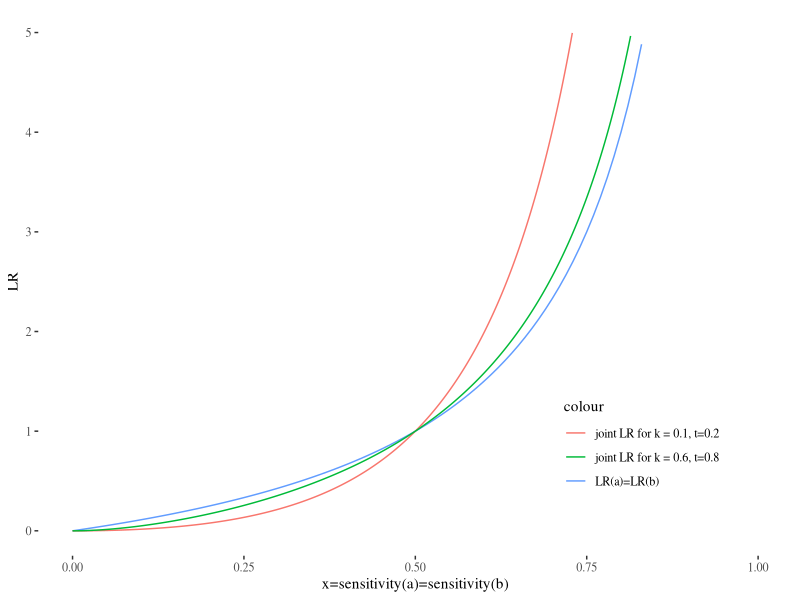
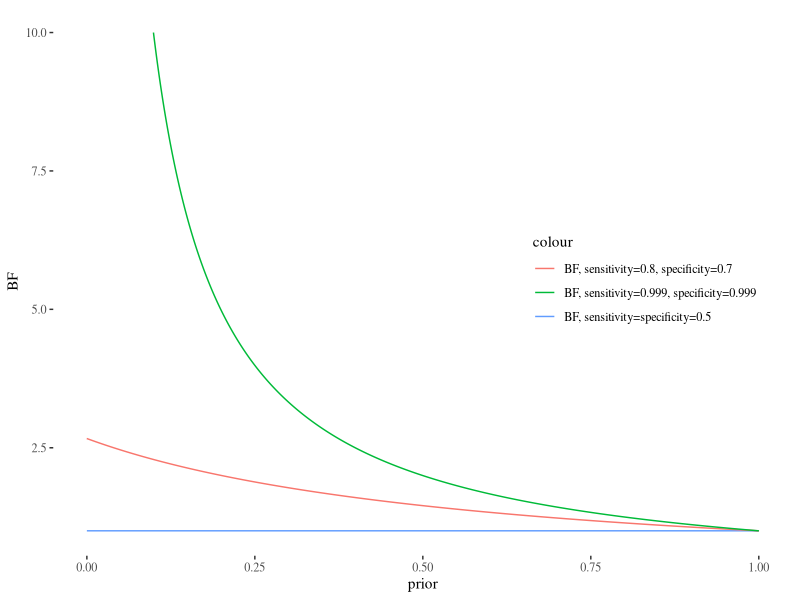
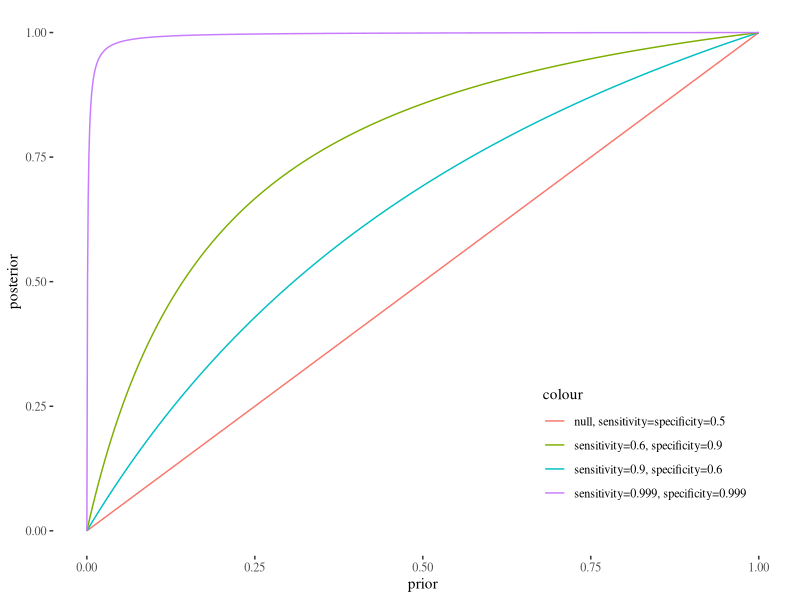
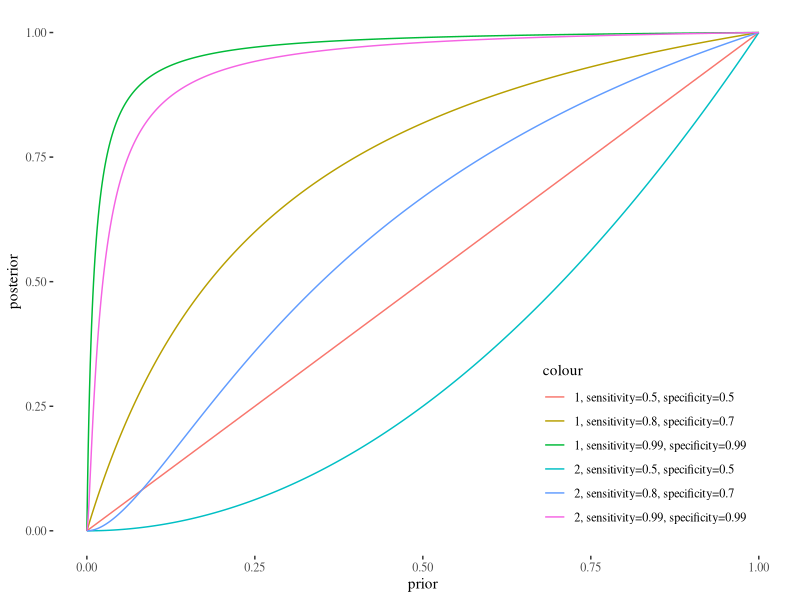
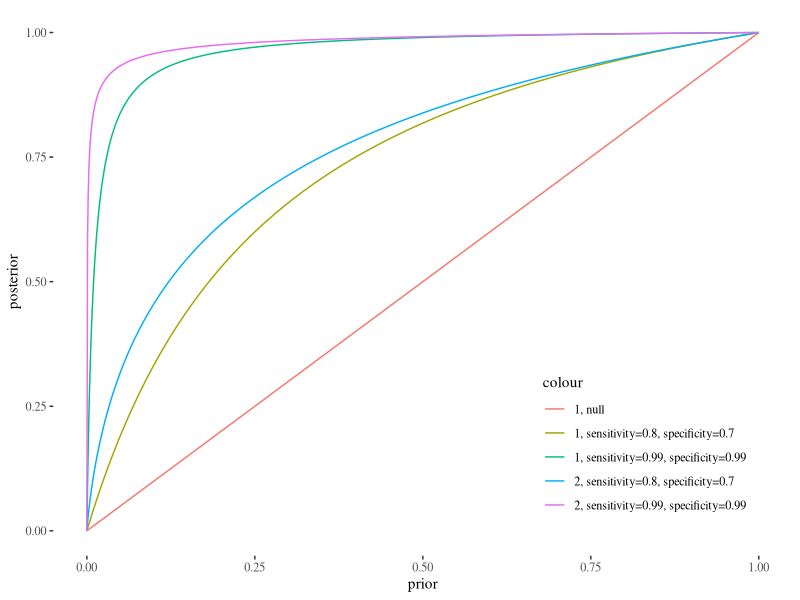

The R source for these figures, in order:
## ---- chunk 1
knitr::opts_chunk$set(echo = TRUE)
## ---- chunk 2
library(ggplot2)
library(ggthemes)

combined <- function (x,k,t) {
  (x^2)/
(
  ((1-k)*t*(1-x)*x + k*(1-t)*x*(1-x) + (1-k)*(1-t)*(1-x)*(1-x))
  /
    ((1-k)*t +(1-t)*k+(1-k)*(1-t))
)
}

combinedMarcello <- function(x,k,t){
  (x^2)/(k*(1-t)*(x)*(1-x)+(1-k)*t*x*(1-x)+(1-k)*(1-t)*(1-x)*(1-x))
}

x <-seq(0,1,by=0.001)
y0102 <- combined(x,0.1,0.2)
y0608 <- combined(x,0.6,0.8)

ggplot() +
  stat_function(fun=function(x)(x/(1-x)), geom="line", aes(colour="LR(a)=LR(b)"))+
  geom_line(aes(x = x, y = y0102,color = "joint LR for k = 0.1, t=0.2")) +
  geom_line(aes(x = x, y = y0608,color = "joint LR for k = 0.6, t=0.8")) +
        ylim(c(0,5))+
  xlab("x=sensitivity(a)=sensitivity(b)")+ ylab("LR")+theme_tufte()+
  theme(legend.position = c(0.8, 0.2))
## ---- chunk 3
library(ggplot2)
library(ggthemes)

bf <- function (x, s1, s2){
    (
      s1/
        (s1*x+(1-s2)*(1-x))
     )
}


x <-seq(0,1,by=0.00001)
bfnull <- bf(x, 0.5, 0.5)
bf0807 <- bf(x, 0.8, 0.7)
bf0909 <- bf(x, 0.999, 0.999)


ggplot() +
  geom_line(aes(x = x, y = bfnull,color = "BF, sensitivity=specificity=0.5")) +
  geom_line(aes(x = x, y = bf0807,color = "BF, sensitivity=0.8, specificity=0.7")) +
  geom_line(aes(x = x, y = bf0909,color = "BF, sensitivity=0.999, specificity=0.999")) +
        ylim(c(1,10))+
  xlab("prior")+ ylab("BF")+theme_tufte()+
  theme(legend.position = c(0.8, 0.5))
## ---- chunk 4
library(ggplot2)
library(ggthemes)


post <- function (x, s1, s2){
  (x)*
    (
      s1/
        (s1*x+(1-s2)*(1-x))
     )
}

x <-seq(0,1,by=0.001)
y0906 <- post(x, 0.9, 0.6)
y0609 <- post(x, 0.6, 0.9)
y0909 <- post(x, 0.999, 0.999)

ggplot() +
  stat_function(fun=function(x)(x), geom="line", aes(colour="null, sensitivity=specificity=0.5"))+
  geom_line(aes(x = x, y = y0906,color = "sensitivity=0.9, specificity=0.6")) +
  geom_line(aes(x = x, y = y0609,color = "sensitivity=0.6, specificity=0.9")) +
  geom_line(aes(x = x, y = y0909,color = "sensitivity=0.999, specificity=0.999")) +
        ylim(c(0,1))+
  xlab("prior")+ ylab("posterior")+theme_tufte()+
  theme(legend.position = c(0.8, 0.2))
## ---- chunk 5
library(ggplot2)
library(ggthemes)


post <- function (x, s1, s2){
  (x)*
    (
      s1/
        (s1*x+(1-s2)*(1-x))
     )
}


post2 <- function (x, s1, s2){
  (x*x)*
    (
      s1/
        (s1*x+(1-s2)*(1-x))
     )*
    (
      s1/
        (s1*x+(1-s2)*(1-x))
     )
}

x <-seq(0,1,by=0.001)
y0908 <- post(x, 0.9, 0.8)
y0909 <- post(x, 0.99, 0.99)
yy0908 <- post2(x, 0.9, 0.8)
yy0909 <- post2(x, 0.99, 0.99)
yynull <- post2(x, 0.5, 0.5)

ggplot() +
  stat_function(fun=function(x)(x), geom="line", aes(colour="1, sensitivity=0.5, specificity=0.5"))+
  geom_line(aes(x = x, y = yynull,color = "2, sensitivity=0.5, specificity=0.5")) +
  geom_line(aes(x = x, y = y0908,color = "1, sensitivity=0.8, specificity=0.7")) +
  geom_line(aes(x = x, y = y0909,color = "1, sensitivity=0.99, specificity=0.99")) +
  geom_line(aes(x = x, y = yy0908,color = "2, sensitivity=0.8, specificity=0.7")) +
  geom_line(aes(x = x, y = yy0909,color = "2, sensitivity=0.99, specificity=0.99")) +
        ylim(c(0,1))+
  xlab("prior")+ ylab("posterior")+theme_tufte()+
  theme(legend.position = c(0.8, 0.2))
## ---- chunk 6
library(ggplot2)
library(ggthemes)


post <- function (x, s1, s2){
  (x)*
    (
      s1/
        (s1*x+(1-s2)*(1-x))
     )
}


post2 <- function (x, s1, s2){
  (x)*
    (
      s1/
        (s1*sqrt(x)+(1-s2)*(1-sqrt(x)))
     )*
    (
      s1/
        (s1*sqrt(x)+(1-s2)*(1-sqrt(x)))
     )
}

x <-seq(0,1,by=0.001)
y0908 <- post(x, 0.9, 0.8)
y0909 <- post(x, 0.99, 0.99)
yy0908 <- post2(x, 0.9, 0.8)
yy0909 <- post2(x, 0.99, 0.99)
yynull <- post2(x, 0.5, 0.5)

ggplot() +
  stat_function(fun=function(x)(x), geom="line", aes(colour="1, null"))+
  geom_line(aes(x = x, y = y0908,color = "1, sensitivity=0.8, specificity=0.7")) +
  geom_line(aes(x = x, y = y0909,color = "1, sensitivity=0.99, specificity=0.99")) +
  geom_line(aes(x = x, y = yy0908,color = "2, sensitivity=0.8, specificity=0.7")) +
  geom_line(aes(x = x, y = yy0909,color = "2, sensitivity=0.99, specificity=0.99")) +
        ylim(c(0,1))+
  xlab("prior")+ ylab("posterior")+theme_tufte()+
  theme(legend.position = c(0.8, 0.2))
